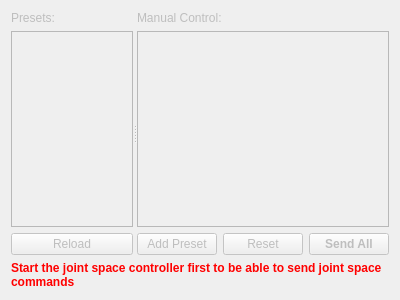
<?xml version="1.0" encoding="UTF-8"?>
<ui version="4.0">
 <class>position_control</class>
 <widget class="QWidget" name="position_control">
  <property name="enabled">
   <bool>false</bool>
  </property>
  <property name="geometry">
   <rect>
    <x>0</x>
    <y>0</y>
    <width>400</width>
    <height>300</height>
   </rect>
  </property>
  <property name="windowTitle">
   <string>Joint Position Control</string>
  </property>
  <layout class="QVBoxLayout" name="verticalLayout">
   <item>
    <widget class="QSplitter" name="splitter">
     <property name="sizePolicy">
      <sizepolicy hsizetype="Expanding" vsizetype="Expanding">
       <horstretch>0</horstretch>
       <verstretch>0</verstretch>
      </sizepolicy>
     </property>
     <property name="orientation">
      <enum>Qt::Horizontal</enum>
     </property>
     <widget class="QWidget" name="layoutWidget">
      <layout class="QVBoxLayout" name="verticalLayout_2">
       <item>
        <widget class="QLabel" name="label">
         <property name="font">
          <font>
           <weight>50</weight>
           <bold>false</bold>
          </font>
         </property>
         <property name="text">
          <string>Presets:</string>
         </property>
        </widget>
       </item>
       <item>
        <widget class="QListView" name="preset_view">
         <property name="font">
          <font>
           <weight>75</weight>
           <bold>true</bold>
          </font>
         </property>
         <property name="alternatingRowColors">
          <bool>true</bool>
         </property>
         <property name="selectionMode">
          <enum>QAbstractItemView::ExtendedSelection</enum>
         </property>
         <property name="selectionBehavior">
          <enum>QAbstractItemView::SelectRows</enum>
         </property>
         <property name="resizeMode">
          <enum>QListView::Adjust</enum>
         </property>
         <property name="uniformItemSizes">
          <bool>true</bool>
         </property>
        </widget>
       </item>
       <item>
        <widget class="QPushButton" name="reload">
         <property name="text">
          <string>Reload</string>
         </property>
        </widget>
       </item>
      </layout>
     </widget>
     <widget class="QWidget" name="layoutWidget_2">
      <layout class="QVBoxLayout" name="verticalLayout_5">
       <item>
        <widget class="QLabel" name="label_2">
         <property name="text">
          <string>Manual Control:</string>
         </property>
        </widget>
       </item>
       <item>
        <widget class="QListView" name="control_view">
         <property name="selectionMode">
          <enum>QAbstractItemView::NoSelection</enum>
         </property>
         <property name="resizeMode">
          <enum>QListView::Adjust</enum>
         </property>
         <property name="uniformItemSizes">
          <bool>true</bool>
         </property>
        </widget>
       </item>
       <item>
        <layout class="QHBoxLayout" name="horizontalLayout_2">
         <item>
          <widget class="QPushButton" name="add_preset">
           <property name="text">
            <string>Add Preset</string>
           </property>
          </widget>
         </item>
         <item>
          <widget class="QPushButton" name="reset">
           <property name="enabled">
            <bool>false</bool>
           </property>
           <property name="text">
            <string>Reset</string>
           </property>
          </widget>
         </item>
         <item>
          <widget class="QPushButton" name="send_all">
           <property name="font">
            <font>
             <weight>75</weight>
             <bold>true</bold>
            </font>
           </property>
           <property name="text">
            <string>Send All</string>
           </property>
          </widget>
         </item>
        </layout>
       </item>
      </layout>
     </widget>
    </widget>
   </item>
   <item>
    <widget class="QLabel" name="controller_missing">
     <property name="font">
      <font>
       <weight>75</weight>
       <bold>true</bold>
      </font>
     </property>
     <property name="styleSheet">
      <string notr="true">color: red</string>
     </property>
     <property name="text">
      <string>&lt;html&gt;&lt;head/&gt;&lt;body&gt;&lt;p&gt;Start the joint space controller first to be able to send joint space commands&lt;/p&gt;&lt;/body&gt;&lt;/html&gt;</string>
     </property>
     <property name="wordWrap">
      <bool>true</bool>
     </property>
    </widget>
   </item>
  </layout>
 </widget>
 <resources/>
 <connections/>
</ui>
